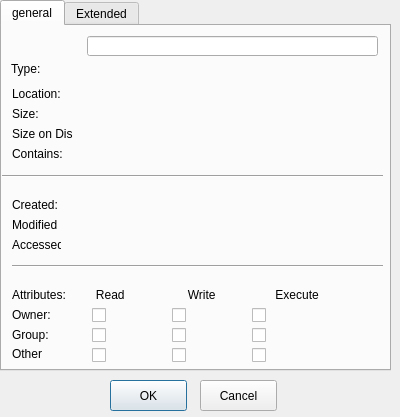
<?xml version="1.0" encoding="UTF-8"?>
<ui version="4.0">
 <class>PropertiesDialog</class>
 <widget class="QDialog" name="PropertiesDialog">
  <property name="geometry">
   <rect>
    <x>0</x>
    <y>0</y>
    <width>400</width>
    <height>417</height>
   </rect>
  </property>
  <property name="windowTitle">
   <string>Dialog</string>
  </property>
  <property name="windowIcon">
   <iconset resource="ext2explore.qrc">
    <normaloff>:/icons/resource/tux.png</normaloff>:/icons/resource/tux.png</iconset>
  </property>
  <widget class="QPushButton" name="okButton">
   <property name="geometry">
    <rect>
     <x>110</x>
     <y>380</y>
     <width>77</width>
     <height>31</height>
    </rect>
   </property>
   <property name="text">
    <string>OK</string>
   </property>
  </widget>
  <widget class="QPushButton" name="cancelButton">
   <property name="geometry">
    <rect>
     <x>200</x>
     <y>380</y>
     <width>77</width>
     <height>31</height>
    </rect>
   </property>
   <property name="text">
    <string>Cancel</string>
   </property>
  </widget>
  <widget class="QTabWidget" name="tab">
   <property name="geometry">
    <rect>
     <x>0</x>
     <y>0</y>
     <width>391</width>
     <height>371</height>
    </rect>
   </property>
   <property name="currentIndex">
    <number>0</number>
   </property>
   <widget class="QWidget" name="tab_1">
    <attribute name="title">
     <string>general</string>
    </attribute>
    <attribute name="toolTip">
     <string>Shows the General properties of the file</string>
    </attribute>
    <widget class="QLabel" name="contains">
     <property name="geometry">
      <rect>
       <x>10</x>
       <y>120</y>
       <width>61</width>
       <height>16</height>
      </rect>
     </property>
     <property name="text">
      <string>Contains:</string>
     </property>
    </widget>
    <widget class="QLabel" name="type">
     <property name="geometry">
      <rect>
       <x>9</x>
       <y>35</y>
       <width>61</width>
       <height>16</height>
      </rect>
     </property>
     <property name="text">
      <string>Type:</string>
     </property>
    </widget>
    <widget class="QLabel" name="location">
     <property name="geometry">
      <rect>
       <x>10</x>
       <y>60</y>
       <width>61</width>
       <height>16</height>
      </rect>
     </property>
     <property name="text">
      <string>Location:</string>
     </property>
    </widget>
    <widget class="QLabel" name="size">
     <property name="geometry">
      <rect>
       <x>10</x>
       <y>80</y>
       <width>61</width>
       <height>16</height>
      </rect>
     </property>
     <property name="text">
      <string>Size:</string>
     </property>
    </widget>
    <widget class="QLabel" name="size_disk">
     <property name="geometry">
      <rect>
       <x>10</x>
       <y>100</y>
       <width>61</width>
       <height>16</height>
      </rect>
     </property>
     <property name="text">
      <string>Size on Disk:</string>
     </property>
    </widget>
    <widget class="Line" name="line">
     <property name="geometry">
      <rect>
       <x>0</x>
       <y>140</y>
       <width>381</width>
       <height>20</height>
      </rect>
     </property>
     <property name="orientation">
      <enum>Qt::Horizontal</enum>
     </property>
    </widget>
    <widget class="QLabel" name="created">
     <property name="geometry">
      <rect>
       <x>10</x>
       <y>170</y>
       <width>61</width>
       <height>18</height>
      </rect>
     </property>
     <property name="text">
      <string>Created:</string>
     </property>
    </widget>
    <widget class="QLabel" name="modified">
     <property name="geometry">
      <rect>
       <x>10</x>
       <y>190</y>
       <width>61</width>
       <height>18</height>
      </rect>
     </property>
     <property name="text">
      <string>Modified</string>
     </property>
    </widget>
    <widget class="QLabel" name="accessed">
     <property name="geometry">
      <rect>
       <x>10</x>
       <y>210</y>
       <width>49</width>
       <height>17</height>
      </rect>
     </property>
     <property name="text">
      <string>Accessed:</string>
     </property>
    </widget>
    <widget class="Line" name="line_3">
     <property name="geometry">
      <rect>
       <x>10</x>
       <y>230</y>
       <width>371</width>
       <height>20</height>
      </rect>
     </property>
     <property name="orientation">
      <enum>Qt::Horizontal</enum>
     </property>
    </widget>
    <widget class="QLabel" name="group">
     <property name="geometry">
      <rect>
       <x>10</x>
       <y>300</y>
       <width>61</width>
       <height>18</height>
      </rect>
     </property>
     <property name="text">
      <string>Group:</string>
     </property>
    </widget>
    <widget class="QLabel" name="other">
     <property name="geometry">
      <rect>
       <x>10</x>
       <y>320</y>
       <width>61</width>
       <height>16</height>
      </rect>
     </property>
     <property name="text">
      <string>Other</string>
     </property>
    </widget>
    <widget class="QLineEdit" name="fileName">
     <property name="geometry">
      <rect>
       <x>85</x>
       <y>10</y>
       <width>291</width>
       <height>20</height>
      </rect>
     </property>
     <property name="toolTip">
      <string>Name of the File or Folder</string>
     </property>
    </widget>
    <widget class="QLabel" name="owner">
     <property name="geometry">
      <rect>
       <x>10</x>
       <y>280</y>
       <width>61</width>
       <height>18</height>
      </rect>
     </property>
     <property name="text">
      <string>Owner:</string>
     </property>
    </widget>
    <widget class="QCheckBox" name="check_ow">
     <property name="geometry">
      <rect>
       <x>170</x>
       <y>280</y>
       <width>71</width>
       <height>18</height>
      </rect>
     </property>
     <property name="text">
      <string/>
     </property>
    </widget>
    <widget class="QCheckBox" name="check_ox">
     <property name="geometry">
      <rect>
       <x>250</x>
       <y>280</y>
       <width>71</width>
       <height>18</height>
      </rect>
     </property>
     <property name="text">
      <string/>
     </property>
    </widget>
    <widget class="QCheckBox" name="check_gr">
     <property name="geometry">
      <rect>
       <x>90</x>
       <y>300</y>
       <width>71</width>
       <height>18</height>
      </rect>
     </property>
     <property name="text">
      <string/>
     </property>
    </widget>
    <widget class="QCheckBox" name="check_gw">
     <property name="geometry">
      <rect>
       <x>170</x>
       <y>300</y>
       <width>71</width>
       <height>18</height>
      </rect>
     </property>
     <property name="text">
      <string/>
     </property>
    </widget>
    <widget class="QCheckBox" name="check_ge">
     <property name="geometry">
      <rect>
       <x>250</x>
       <y>300</y>
       <width>71</width>
       <height>18</height>
      </rect>
     </property>
     <property name="text">
      <string/>
     </property>
    </widget>
    <widget class="QCheckBox" name="check_otr">
     <property name="geometry">
      <rect>
       <x>90</x>
       <y>320</y>
       <width>71</width>
       <height>18</height>
      </rect>
     </property>
     <property name="text">
      <string/>
     </property>
    </widget>
    <widget class="QCheckBox" name="check_otw">
     <property name="geometry">
      <rect>
       <x>170</x>
       <y>320</y>
       <width>71</width>
       <height>18</height>
      </rect>
     </property>
     <property name="text">
      <string/>
     </property>
    </widget>
    <widget class="QCheckBox" name="check_ote">
     <property name="geometry">
      <rect>
       <x>250</x>
       <y>320</y>
       <width>71</width>
       <height>18</height>
      </rect>
     </property>
     <property name="text">
      <string/>
     </property>
    </widget>
    <widget class="QCheckBox" name="check_or">
     <property name="geometry">
      <rect>
       <x>90</x>
       <y>280</y>
       <width>71</width>
       <height>18</height>
      </rect>
     </property>
     <property name="text">
      <string/>
     </property>
    </widget>
    <widget class="QLabel" name="attributes">
     <property name="geometry">
      <rect>
       <x>10</x>
       <y>260</y>
       <width>331</width>
       <height>18</height>
      </rect>
     </property>
     <property name="text">
      <string>Attributes:         Read                   Write                  Execute</string>
     </property>
    </widget>
   </widget>
   <widget class="QWidget" name="tab_2">
    <attribute name="title">
     <string>Extended</string>
    </attribute>
    <attribute name="toolTip">
     <string>Shows the Extra Information of the file</string>
    </attribute>
   </widget>
  </widget>
 </widget>
 <resources>
  <include location="ext2explore.qrc"/>
 </resources>
 <connections>
  <connection>
   <sender>okButton</sender>
   <signal>clicked()</signal>
   <receiver>PropertiesDialog</receiver>
   <slot>accept()</slot>
   <hints>
    <hint type="sourcelabel">
     <x>278</x>
     <y>253</y>
    </hint>
    <hint type="destinationlabel">
     <x>96</x>
     <y>254</y>
    </hint>
   </hints>
  </connection>
  <connection>
   <sender>cancelButton</sender>
   <signal>clicked()</signal>
   <receiver>PropertiesDialog</receiver>
   <slot>reject()</slot>
   <hints>
    <hint type="sourcelabel">
     <x>369</x>
     <y>253</y>
    </hint>
    <hint type="destinationlabel">
     <x>179</x>
     <y>282</y>
    </hint>
   </hints>
  </connection>
 </connections>
</ui>
